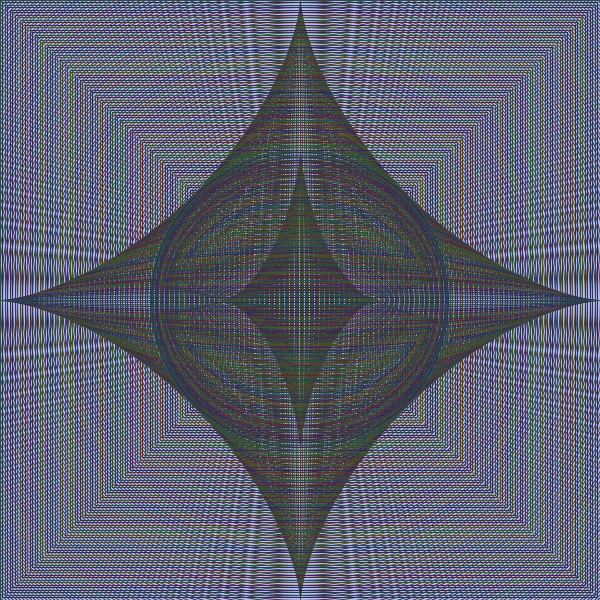
Frame 1 (no input)
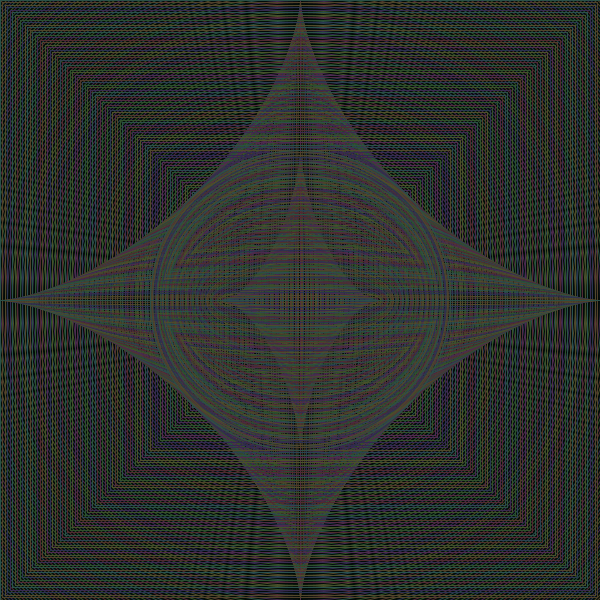
Frame 60 (the mouse pressed at the canvas centre just before this capture)
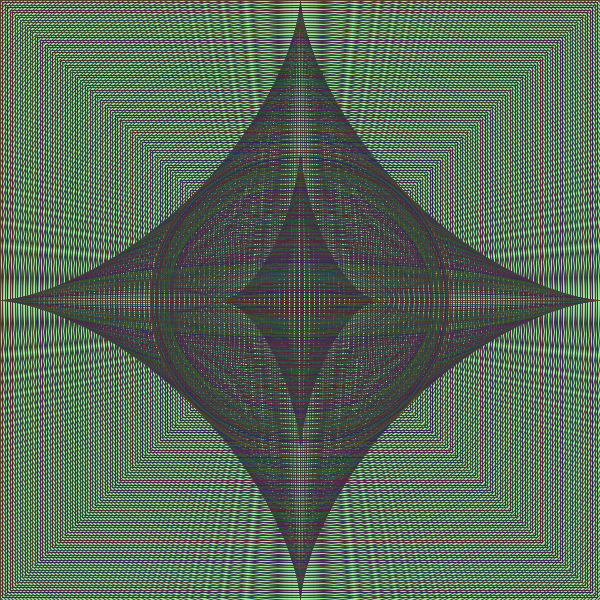
Frame 120 (the mouse held since frame 60 and released just before this capture)

The Processing sketch that drew these frames (run headless with seeded random() and noise(); from frame 60 on, the mouse is pressed at the canvas centre):

// Processing sketch: processing_30800
// ── processing_30800.pde

void setup(){
  
  size(600,600);
frameRate(120);
  smooth();
 
}
void draw(){
 colorMode(HSB);
  background(random(255),random(255),random(255));

 
for(float i=0; i<=width; i+=5){
  stroke(random(255),120,80);
    noFill();
    rectMode(CENTER);
    rect(300,300,i,i);
    ellipse(300,300,i+250,i+250);
  float alto2= map(i,0,300,300,0);
  ellipse(300,300,i/2,alto2); 
        
  float alto= map(i,0,600,600,0);
  ellipse(300,300,i,alto); 

}


}
